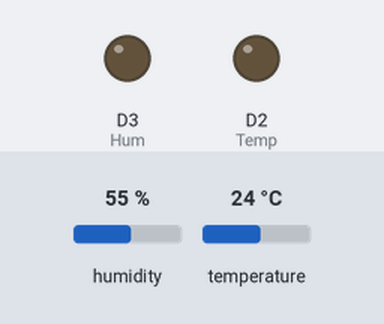
Bench run of a sketch on a simulated ESP8266 (NodeMCU). Shown: output pins drawn as LEDs (lit = HIGH). The test bench sets the inputs (shaded band); at power-on: humidity 55 %, temperature 24 °C. WiFi joins after 1.5 s; servers stay silent unless stated; what the sketch prints to the serial monitor is not drawn.

Above: at 0.0 s.
At 2.27 s:
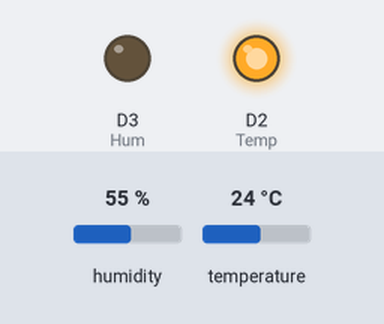
Timing chart, 0 to 3.9 s (numbered marks = the images above):
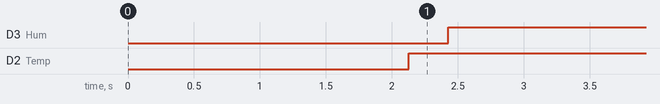

The sketch:

ProyectoFinalBot.ino
```cpp
#include <ESP8266WiFi.h>
#include <DHT.h>
#include <WiFiClientSecure.h>
#include <UniversalTelegramBot.h>

//config red y thingspeak
const char* ssid = "Velasco";
const char* pass = "6861001267";
const char* server = "api.thingspeak.com";
String thingSpeakApiKey = "49J12S0SZZWTIO85";

//config terminales
#define DHTTYPE DHT11
#define DHTPIN D1
#define Temp D2
#define Hum D3

//Config dht11
DHT dht(DHTPIN, DHTTYPE);
WiFiClient client;

//config telegram
#define ID_Chat "5124160750"
#define token_Bot "Tu_token"
#define BOTtoken "6208820307:AAFuu-h8mKe6CMihxDPVovBtPrbdyFMu4x8"
WiFiClientSecure clientt;
UniversalTelegramBot bot(BOTtoken, clientt);
int botRequestDelay = 1000;
unsigned long lastTimeBotRan;
String mensaje = "";

void handleNewMessages(int numNewMessages, float tempera, float humed ) {
  for (int i=0; i<numNewMessages; i++) {
    String chat_id = String(bot.messages[i].chat_id);
    String text = bot.messages[i].text;
    String from_name = bot.messages[i].from_name;

    if (from_name == "") from_name = "Guest";
    if (text == "/temperatura") {
      String temp = "Temperatura: ";
      temp += float(tempera);
      temp +=" *C\n";
      bot.sendMessage(chat_id,temp, "");
    }

    if (text == "/humedad") {
      String temp = "Humedad: ";
      temp += float(humed);
      temp += " %";
      bot.sendMessage(chat_id,temp, "");
    }

    if (text == "/start") {
      String welcome = "Bievenid@ " + from_name + ".\n";
      welcome += "/temperatura : Temperatura actual\n";
      welcome += "/humedad : Humedad actual\n";
      bot.sendMessage(chat_id, welcome, "Markdown");
    }
  }
}

void connectToWiFi() {
  Serial.println("Conectandose a ");
  Serial.println(ssid);
  WiFi.begin(ssid, pass);

  while (WiFi.status() != WL_CONNECTED) {
    delay(500);
    Serial.print(".");
  }
  Serial.println("");
  Serial.println("WiFi conectado");
}

void setup() {
  pinMode(Temp, OUTPUT);
  pinMode(Hum, OUTPUT);
  Serial.begin(115200);
  dht.begin();
  clientt.setInsecure();
  WiFi.mode(WIFI_STA);
  WiFi.disconnect();
  delay(100);
  connectToWiFi();
}

void loop() {
  if (WiFi.status() != WL_CONNECTED) {
    connectToWiFi();
  }
  float t = dht.readTemperature();
  float h = dht.readHumidity();

  if (isnan(h) || isnan(t)) {
    Serial.println("¡Error al leer del sensor DHT!");
    return;
  }

  if (millis() > lastTimeBotRan + botRequestDelay) {
    int numNewMessages = bot.getUpdates(bot.last_message_received + 1);
    while (numNewMessages) {
      handleNewMessages(numNewMessages, t, h);
      numNewMessages = bot.getUpdates(bot.last_message_received + 1);
    }
    lastTimeBotRan = millis();
  }

  if (client.connect(server, 80)) {
    String postStr = thingSpeakApiKey;
    postStr += "&field1=";
    postStr += String(t);
    postStr += "&field2=";
    postStr += String(h);
    postStr += "\r\n\r\n";

    client.print("POST /update HTTP/1.1\n");
    client.print("Host: api.thingspeak.com\n");
    client.print("Connection: close\n");
    client.print("X-THINGSPEAKAPIKEY: " + thingSpeakApiKey + "\n");
    client.print("Content-Type: application/x-www-form-urlencoded\n");
    client.print("Content-Length: ");
    client.print(postStr.length());
    client.print("\n\n");
    client.print(postStr);

    Serial.print("\nTemperatura: ");
    Serial.print(t);
    Serial.print("C\n");
    Serial.print("Humedad: ");
    Serial.print(h);
    Serial.print("%\n");
    Serial.println("Enviando a ThingSpeak");
     client.stop();

    if (t >= 40.00) {
      digitalWrite(Temp, HIGH);
      mensaje = "¡Alerta de temperatura alta! \nTemperatura: " +String(t) + "°C";
      bot.sendMessage(ID_Chat, mensaje, "");
    } else if(t <= 25.00){
      digitalWrite(Temp, HIGH);
      mensaje = "¡Alerta de temperatura baja! \nTemperatura: " +String(t) + "°C";
      bot.sendMessage(ID_Chat, mensaje, "");
    }else{
      digitalWrite(Temp, LOW);
    }

    if (h >= 50.00) {
      digitalWrite(Hum, HIGH);
      mensaje = "¡Alerta de humedad alta! \nHumedad: " +String(h) + "°%";
      bot.sendMessage(ID_Chat, mensaje, "");
    } else {
      digitalWrite(Hum, LOW);
    }
    delay(16000);
  }

}
```

Measured:
- by itself, D3 (Hum): LOW → HIGH at 2.4 s
- by itself, D2 (Temp): LOW → HIGH at 2.1 s
